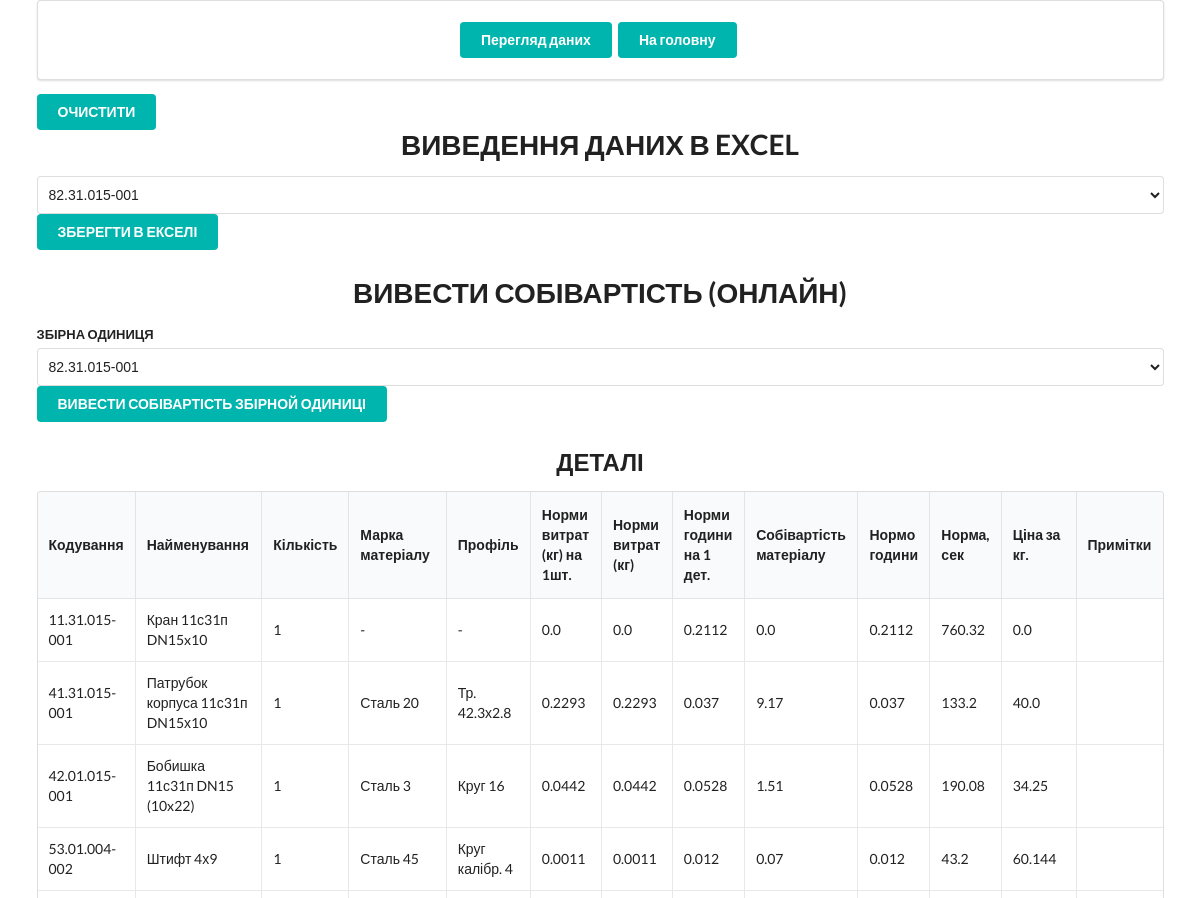
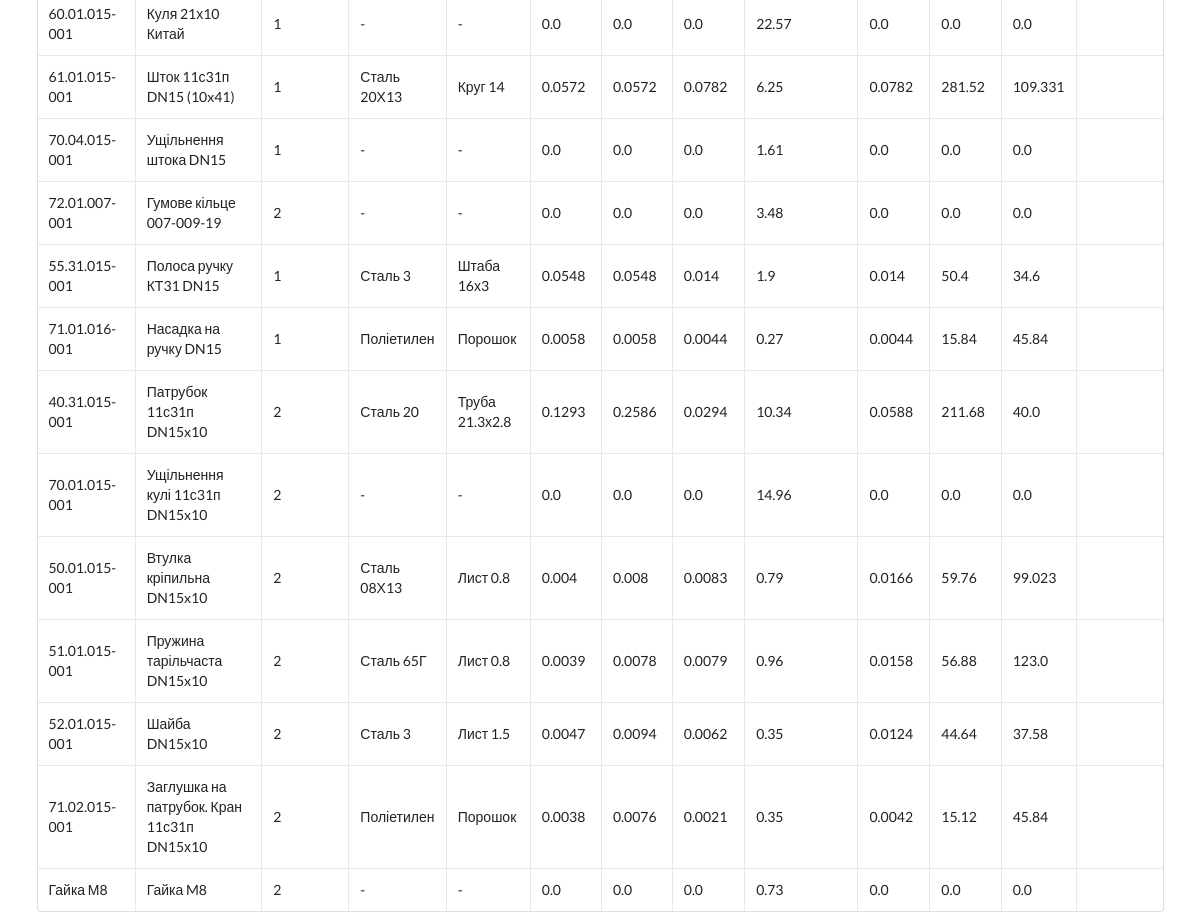
Before: /cost with the older database file (2 pictures, top to bottom).
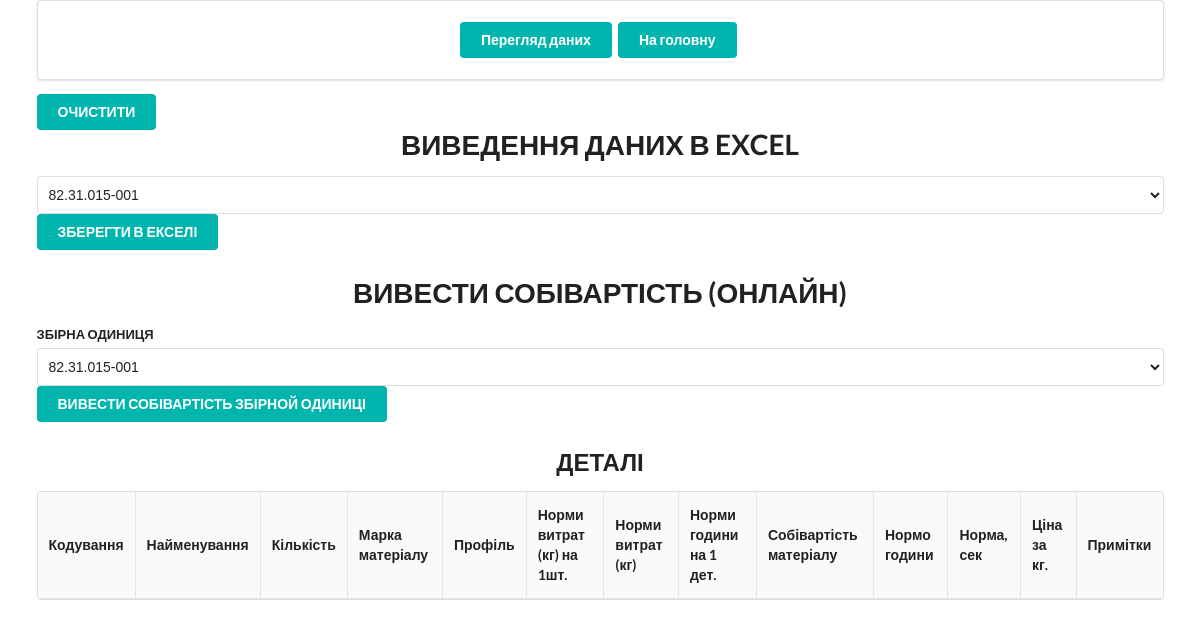
After: the same page with the newer database file.
### tables/tables_zero.py (models this page shows)
class Cost(Base):
    __tablename__ = 'costs'
    id = Column(Integer, primary_key=True, index=True)
    coding = Column(String)         # Кодування
    name = Column(String)           # Найменування
    number = Column(Integer)        # Кількість деталей
    marka = Column(String)          # Марка матеріалу
    profile = Column(String)        # Профіль
    rate_costs = Column(Float)      # Норми витрат (кг.) на 1шт.
    rates_costs = Column(Float)     # Норми витрат (кг.)
    norm_years = Column(Float)      # Норми годин на 1 деталь
    cost_materials = Column(Float)  # Собівартість матеріалу
    norms_years = Column(Float)     # Нормо годин
    norms_sec = Column(Float)       #Норма в секундах
    price_kg = Column(Float)        # Ціна за кг.

### routers/sobivartist/sobivartist_router.py (the view)
@app.get('/cost')
def cost(request: Request, db_session: Session = Depends(get_db)):
    materials = db_session.query(Material).all()
    details = db_session.query(Detail).all()
    collectives = db_session.query(Collective).all()
    series = db_session.query(Serie).all()
    vavles = db_session.query(Vavle).all()
    specifications = db_session.query(Specification).all()
    costs = db_session.query(Cost).all()
    return templates.TemplateResponse('/sobivartist/index_cost.html',
                                      {'request': request,
                                       'detail_list': details,
                                       'material_list': materials,
                                       'collective_list': collectives,
                                       'specification_list': specifications,
                                       'cost_list': costs}
                                      )

### templates/sobivartist/index_cost.html
{% extends 'layout.html' %}
{% block content %}
<div class="ui container">
    <div class="ui padded segment">
        <div class="ui center aligned container">
            <a href="revision" class="ui teal button">Перегляд даних</a>
            <a href="/" class="ui teal  button">На головну</a>
        </div>
    </div>
    <form class="ui form" action="{{ url_for('dele_cost') }}" method="post">
        <button class="ui teal  button" type="submit">ОЧИСТИТИ</button>
    </form>
    <div class="ui container">
        <h1 class="ui center aligned header ">ВИВЕДЕННЯ ДАНИХ В EXCEL</h1>
        <form class="ui form" action="{{ url_for('excel') }}" method="post">
            <select class="ui dropdown" name="A">
                {% for collective in collective_list %}
                    <option value="{{ collective.collective_id }}">{{ collective.collective_coding }}</option>
                {% endfor %}
            </select>
            <button class="ui teal  button" type="submit">ЗБЕРЕГТИ В ЕКСЕЛІ</button>
        </form>
        <h1 class="ui center aligned header ">ВИВЕСТИ СОБІВАРТІСТЬ (ОНЛАЙН)</h1>
        <form class="ui form" action="{{ url_for('cost') }}" method="post">
            <div class="field">
                <label>ЗБІРНА ОДИНИЦЯ</label>
                <select class="ui dropdown" name="A">
                    {% for collective in collective_list %}
                        <option value="{{ collective.collective_id }}">{{ collective.collective_coding }}</option>
                    {% endfor %}
                </select>
                <button class="ui teal  button" type="submit">ВИВЕСТИ СОБІВАРТІСТЬ ЗБІРНОЙ ОДИНИЦІ</button>
                <h2 class="ui center aligned header">ДЕТАЛІ</h2>
                <table class="ui celled table">
                    <thead>
                        <tr>
                            <th>Кодування</th>
                            <th>Найменування</th>
                            <th>Кількість</th>
                            <th>Марка матеріалу</th>
                            <th>Профіль</th>
                            <th>Норми витрат (кг) на 1шт.</th>
                            <th>Норми витрат (кг)</th>
                            <th>Норми години на 1 дет.</th>
                            <th>Собівартість матеріалу</th>
                            <th>Нормо години</th>
                            <th>Норма, сек</th>
                            <th>Ціна за кг.</th>
                            <th>Примітки</th>
                        </tr>
                    </thead>
                    <tbody>
                        {% for cost in cost_list %}
                            <tr>
                                <td> {{ cost.coding }} </td>
                                <td> {{ cost.name }} </td>
                                <td> {{ cost.number }} </td>
                                <td> {{ cost.marka }} </td>
                                <td> {{ cost.profile }} </td>
                                <td> {{ cost.rate_costs }} </td>
                                <td> {{ cost.rates_costs }} </td>
                                <td> {{ cost.norm_years }} </td>
                                <td> {{ cost.cost_materials }} </td>
                                <td> {{ cost.norms_years }} </td>
                                <td> {{ cost.norms_sec }} </td>
                                <td> {{ cost.price_kg }} </td>
                                <td></td>
                            </tr>
                        {% endfor %}
                    </tbody>
                </table>
            </div>
        </form>
    </div>
</div>
{% endblock content %}

Changed rows visible on the page:
removed Cost: coding "11.31.015-001", name "Кран 11с31п DN15x10", number "1", marka "-", profile "-", rate_costs "0.0", rates_costs "0.0", norm_years "0.2112", cost_materials "0.0", norms_years "0.2112", norms_sec "760.32", price_kg "0.0"
removed Cost: coding "41.31.015-001", name "Патрубок корпуса 11с31п DN15х10", number "1", marka "Сталь 20", profile "Тр. 42.3х2.8", rate_costs "0.2293", rates_costs "0.2293", norm_years "0.037", cost_materials "9.17", norms_years "0.037", norms_sec "133.2", price_kg "40.0"
removed Cost: coding "42.01.015-001", name "Бобишка 11с31п DN15 (10x22)", number "1", marka "Сталь 3", profile "Круг 16", rate_costs "0.0442", rates_costs "0.0442", norm_years "0.0528", cost_materials "1.51", norms_years "0.0528", norms_sec "190.08", price_kg "34.25"
removed Cost: coding "53.01.004-002", name "Штифт 4х9", number "1", marka "Сталь 45", profile "Круг калібр. 4", rate_costs "0.0011", rates_costs "0.0011", norm_years "0.012", cost_materials "0.07", norms_years "0.012", norms_sec "43.2", price_kg "60.144"
removed Cost: coding "60.01.015-001", name "Куля 21х10 Китай", number "1", marka "-", profile "-", rate_costs "0.0", rates_costs "0.0", norm_years "0.0", cost_materials "22.57", norms_years "0.0", norms_sec "0.0", price_kg "0.0"
removed Cost: coding "61.01.015-001", name "Шток 11с31п DN15 (10x41)", number "1", marka "Сталь 20Х13", profile "Круг 14", rate_costs "0.0572", rates_costs "0.0572", norm_years "0.0782", cost_materials "6.25", norms_years "0.0782", norms_sec "281.52", price_kg "109.331"
removed Cost: coding "70.04.015-001", name "Ущільнення штока DN15", number "1", marka "-", profile "-", rate_costs "0.0", rates_costs "0.0", norm_years "0.0", cost_materials "1.61", norms_years "0.0", norms_sec "0.0", price_kg "0.0"
removed Cost: coding "72.01.007-001", name "Гумове кільце 007-009-19", number "2", marka "-", profile "-", rate_costs "0.0", rates_costs "0.0", norm_years "0.0", cost_materials "3.48", norms_years "0.0", norms_sec "0.0", price_kg "0.0"
removed Cost: coding "55.31.015-001", name "Полоса ручку КТ31 DN15", number "1", marka "Сталь 3", profile "Штаба 16х3", rate_costs "0.0548", rates_costs "0.0548", norm_years "0.014", cost_materials "1.9", norms_years "0.014", norms_sec "50.4", price_kg "34.6"
removed Cost: coding "71.01.016-001", name "Насадка на ручку DN15", number "1", marka "Поліетилен", profile "Порошок", rate_costs "0.0058", rates_costs "0.0058", norm_years "0.0044", cost_materials "0.27", norms_years "0.0044", norms_sec "15.84", price_kg "45.84"
removed Cost: coding "40.31.015-001", name "Патрубок 11с31п DN15x10", number "2", marka "Сталь 20", profile "Труба 21.3х2.8", rate_costs "0.1293", rates_costs "0.2586", norm_years "0.0294", cost_materials "10.34", norms_years "0.0588", norms_sec "211.68", price_kg "40.0"
removed Cost: coding "70.01.015-001", name "Ущільнення кулі 11с31п DN15x10", number "2", marka "-", profile "-", rate_costs "0.0", rates_costs "0.0", norm_years "0.0", cost_materials "14.96", norms_years "0.0", norms_sec "0.0", price_kg "0.0"
removed Cost: coding "50.01.015-001", name "Втулка кріпильна DN15x10", number "2", marka "Сталь 08Х13", profile "Лист 0.8", rate_costs "0.004", rates_costs "0.008", norm_years "0.0083", cost_materials "0.79", norms_years "0.0166", norms_sec "59.76", price_kg "99.023"
removed Cost: coding "51.01.015-001", name "Пружина тарільчаста DN15x10", number "2", marka "Сталь 65Г", profile "Лист 0.8", rate_costs "0.0039", rates_costs "0.0078", norm_years "0.0079", cost_materials "0.96", norms_years "0.0158", norms_sec "56.88", price_kg "123.0"
removed Cost: coding "52.01.015-001", name "Шайба DN15x10", number "2", marka "Сталь 3", profile "Лист 1.5", rate_costs "0.0047", rates_costs "0.0094", norm_years "0.0062", cost_materials "0.35", norms_years "0.0124", norms_sec "44.64", price_kg "37.58"
removed Cost: coding "71.02.015-001", name "Заглушка на патрубок. Кран 11с31п DN15х10", number "2", marka "Поліетилен", profile "Порошок", rate_costs "0.0038", rates_costs "0.0076", norm_years "0.0021", cost_materials "0.35", norms_years "0.0042", norms_sec "15.12", price_kg "45.84"
removed Cost: coding "Гайка М8", name "Гайка M8", number "2", marka "-", profile "-", rate_costs "0.0", rates_costs "0.0", norm_years "0.0", cost_materials "0.73", norms_years "0.0", norms_sec "0.0", price_kg "0.0"
